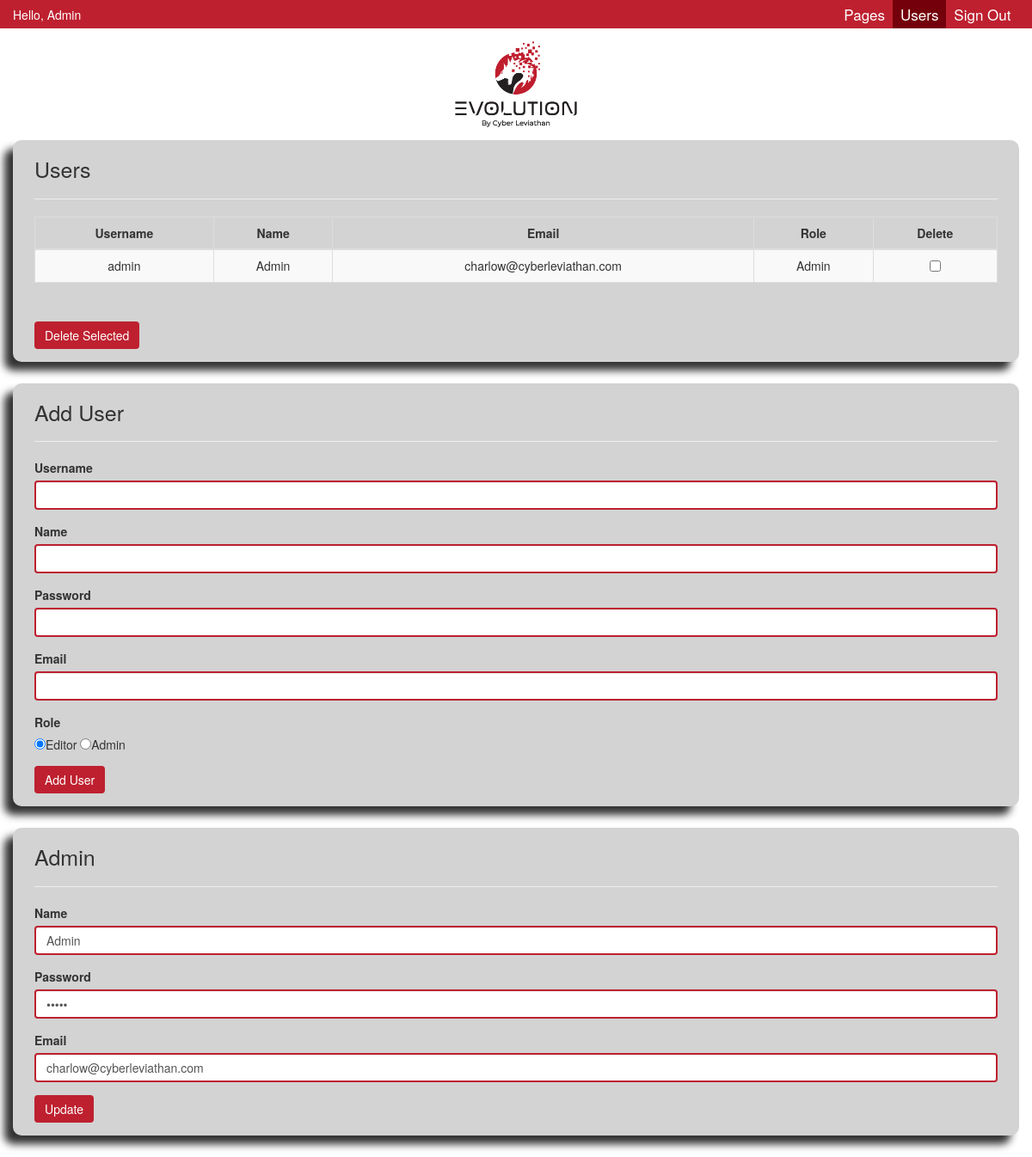
/admin/users.php (signed in), run on the app's committed database.
### tables this page shows
CREATE TABLE `users` (
  `id` int(11) NOT NULL,
  `username` varchar(255) NOT NULL,
  `password` varchar(255) NOT NULL,
  `name` varchar(255) NOT NULL,
  `email` varchar(255) NOT NULL,
  `role` int(1) NOT NULL
);

### admin/users.php (the view, shortened to what this page needs)
<?php
include "includes/update_user_info.php";
?>
<!DOCTYPE html>
<html lang="en">
<head>
    <link rel="stylesheet" href="https://maxcdn.bootstrapcdn.com/bootstrap/3.3.7/css/bootstrap.min.css">
    <link rel="stylesheet" href="css/global.css">
    <link rel="stylesheet" href="css/admin.css">
</head>
<body>
   <?php include "includes/navigation.php"; ?>
   <div id="content" class="container-fluid">
       <div class="row">
           <div class="col-md-12">
               <div class="logo">
                   <img src="images/MEDIUM_JPEG72.jpg" alt="">
               </div>
       <?php if($_SESSION['active_user_role'] > 1) : ?>
               <section>
                <h1>Users</h1>
                <hr>
                <form action="includes/delete_user.php" method="post">
                   <div class="table-wrapper">
                    <table class="table table-responsive table-bordered table-striped">
                        <thead>
                            <tr>
                                <th>Username</th>
                                <th>Name</th>
                                <th>Email</th>
                                <th>Role</th>
                                <th>Delete</th>
                            </tr>
                        </thead>
                        <tbody>
                            <?php
                            $query = "SELECT * FROM users ORDER BY id DESC";
                            $result = mysqli_query($connection, $query);
                            ?>
                            <?php while($row = mysqli_fetch_assoc($result)) : ?>
                            <tr>
                                <td><?php echo $row['username']; ?></td>
                                <td><?php echo $row['name']; ?></td>
                                <td><?php echo $row['email']; ?></td>
                                <td><?php
                                    if($row['role'] == 1){
                                        echo "Editor";
                                    }elseif($row['role'] == 2){
                                        echo "Admin";
                                    }elseif($row['role'] == 3){
                                        echo "Superuser";
                                    }
                                    ?></td>
                                <td><input type="checkbox" name="users_to_delete[]" value="<?php echo $row['id']; ?>"></td>
                            </tr>
                            <?php endwhile; ?>
                        </tbody>
                    </table>
                    </div>
                    <div class="form-group">
                       <input name="delete_users_submit" type="submit" class="btn" value="Delete Selected">
                   </div>
                   </form>
               </section>
               <section>
                   <form action="includes/add_user.php" method="post">
                       <h1 id="add-user-header">Add User</h1>
                       <hr>
                       <div class="form-group">
                           <label for="title">Username</label>
                           <input
                           <?php if(isset($_GET['username'])){
                            ?>
                            value="<?php echo $_GET['username']; ?>"
                            <?php
                            } ?>
                            name="username" type="text" class="form-control">
                       </div>
                       <div class="form-group">
                           <label for="title">Name</label>
                           <input
                              name="name" type="text" class="form-control">
                       </div>
                       <div class="form-group">
                           <label for="title">Password</label>
                           <input name="password" type="password" class="form-control">
                       </div>
                       <div class="form-group">
                           <label for="title">Email</label>
                           <input
                               name="email" type="email" class="form-control">
                       </div>
                       <div class="form-group">
                           <label for="title">Role</label>
                           <br>
                           <input checked type="radio" name="role" value="1">Editor
                           <input type="radio" name="role" value="2">Admin
                       </div>
                       <div class="form-group">
                           <input name="add_user_submit" type="submit" class="btn" value="Add User">
                       </div>
                   </form>
               </section>
<?php endif; ?>
               <?php
               $active_user_name = $_SESSION['active_user_username'];
               $update_form_query = "SELECT * FROM users WHERE username = '{$active_user_name}'";
               $result = mysqli_query($connection, $update_form_query);
               $row = mysqli_fetch_assoc($result);
               ?>
               <section id="update-user-info">
                   <form action="includes/update_user_info.php" method="post">
                       <h1><?php echo $row['name']; ?></h1>
                       <hr>
                       <div class="form-group">
                           <label for="title">Name</label>
                           <input name="name" value="<?php echo $row['name']; ?>" type="text" class="form-control">
                       </div>
                       <div class="form-group">
                           <label for="title">Password</label>
                           <input id="password" name="password" value="<?php echo  $row['password']; ?>" type="password" class="form-control">
                       </div>
                       <div class="form-group">
                           <label for="title">Email</label>
                           <input name="email" value="<?php echo  $row['email']; ?>" type="email" class="form-control">
                       </div>
                       <div class="form-group">
                           <input name="update_user_info_submit" type="submit" class="btn" value="Update">
                       </div>
                   </form>
               </section>
           </div>
       </div>
   </div>
</body>
</html>

### admin/includes/navigation.php (shortened to what this page needs)
<?php
    $active_user_username = $_SESSION['active_user_username'];
    $update_form_query = "SELECT * FROM users WHERE username = '$active_user_username'";
    $result = mysqli_query($connection, $update_form_query);
    $row = mysqli_fetch_assoc($result);
?>
  <div id="nav" class="container-fluid">
         <div class="user">
             Hello, <?php echo $row['name']; ?>
         </div>
       <ul id="menu">
           <li class="menu_link"><a href="pages.php">Pages</a></li>
           <li class="menu_link"><a href="users.php">Users</a></li>
           <li class="menu_link"><a href="index.php">Sign Out</a></li>
       </ul>
   </div>

### admin/css/global.css (style rules this page uses)
body, html { padding: 0; margin: 0; height: 100%; }
.btn { border: none !important; background: #BE202F; color: #fff; transition: .2s }

### admin/css/admin.css (style rules this page uses)
#nav { background: #BE202F; width: 100%; }
#nav .user { overflow: hidden; padding-top: 7px; margin: 0; float: left; color: #fff; }
#nav a { color: #fff; text-decoration: none; }
#nav ul { list-style-type: none; float: right; padding: 4.5px; margin: 0; overflow: hidden; }
#nav ul li { display: inline; font-size: 17px; padding: 9px; margin-right: -4px; color: #fff; cursor: pointer; }
#menu .active { background: #74000B; }
.logo img { height: 100px; display: block; margin: 15px auto }
section { background: #D3D3D3; padding: 0px 25px; box-shadow: -10px 10px 10px #333; margin-bottom: 25px; border-radius: 10px; overflow: auto; }
section h1 { font-size: 25px; }
section .table-wrapper { overflow: auto; max-height: 300px; margin-bottom: 25px; }
.table th, .table td, .table td img { vertical-align: middle !important; text-align: center; }
input[type="text"] { display: block; border: solid 2px #BE202F !important; }
input[type="password"] { display: block; border: solid 2px #BE202F !important; }
input[type="email"] { display: block; border: solid 2px #BE202F !important; }

### data on the page
users: name "Admin", username "admin", email "charlow@cyberleviathan.com", role "Admin"
